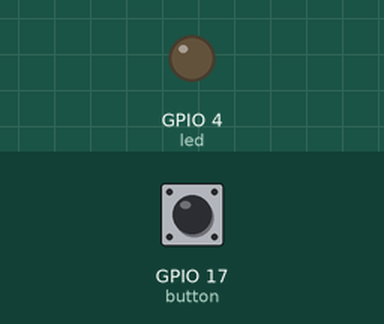
This program was run on a simulated Raspberry Pi (BCM pin numbers). Parts: output pins drawn as LEDs (lit = HIGH). Dashed ring = blinking. The inputs (shaded band) are chosen by the test bench; at power-on: GPIO 17 (button) HIGH.

Above: at 1.2 s.
1.3 s: GPIO 17 (button) pulled LOW for 0.15 s
At 1.7 s:
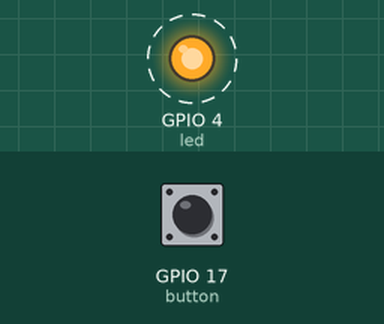
Timing chart, 0 to 10.4 s (numbered marks = the images above; inputs shaded):
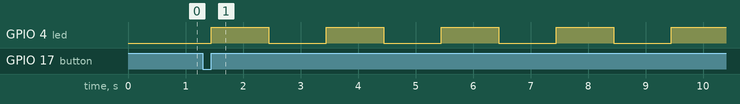

Measured:
- after the input at 1.3 s, GPIO 4 (led): alternates HIGH for 1.0 s and LOW for 1.0 s, starting after 0.15 s

The program:

ch21-2.py
```python
from gpiozero import LED, Button
from time import sleep

led = LED(4)
button = Button(17)


ledOn = False

while True:
    if button.is_pressed:
        ledOn = not ledOn

        if ledOn:
            led.blink()
        else:
            led.off()
```
